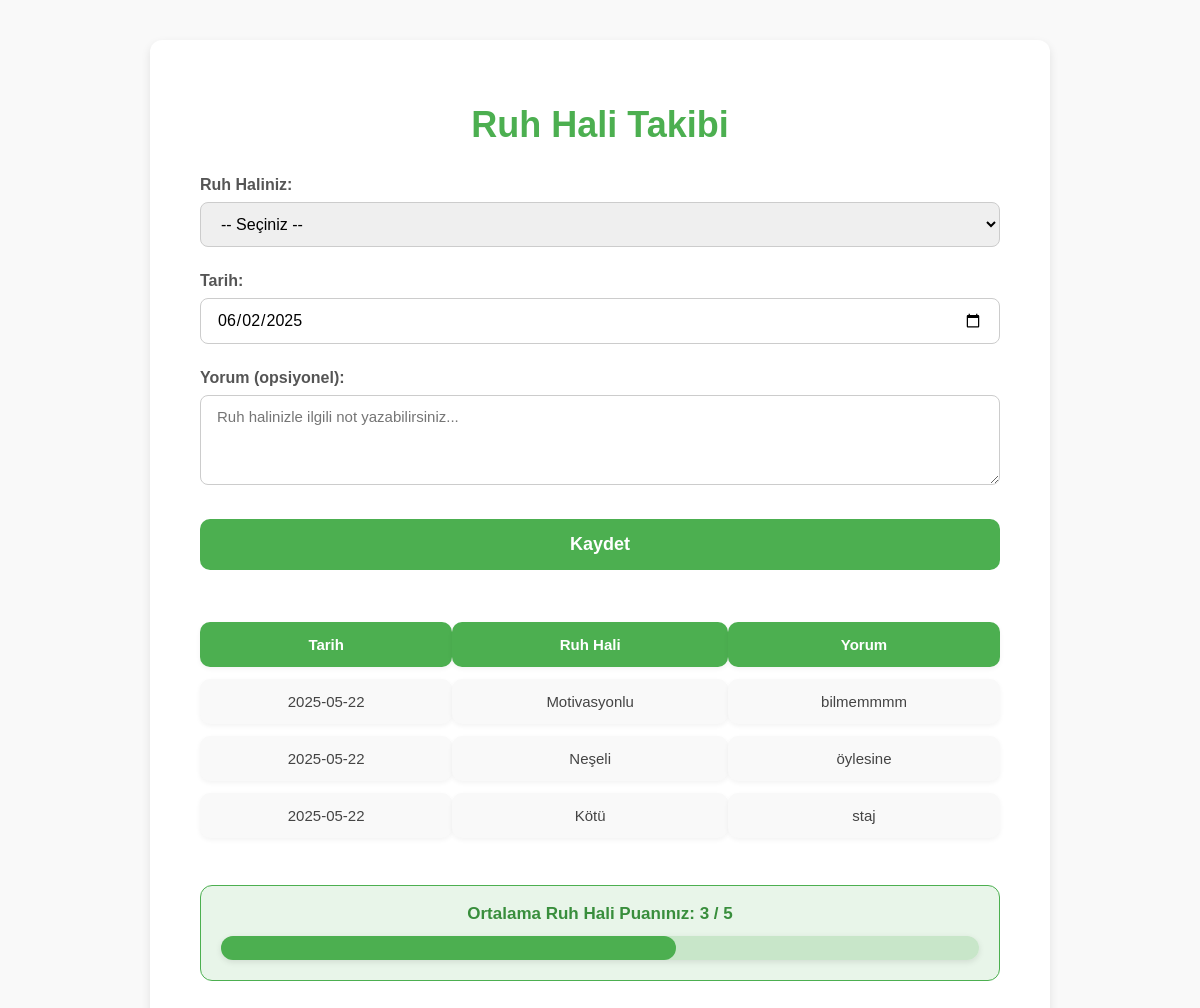
/pages/ruh_takibi.php, run on the app's committed database.
### tables this page shows
CREATE TABLE `kullanici_ruh_hali` (
  `id` int(11) NOT NULL,
  `user_id` int(11) NOT NULL,
  `ruh_hali` varchar(20) NOT NULL,
  `tarih` date NOT NULL,
  `yorum` text DEFAULT NULL,
  `created_at` timestamp NOT NULL DEFAULT current_timestamp()
);

### pages/ruh_takibi.php (the view, shortened to what this page needs)
<?php
include __DIR__ . '/../includes/connection.php';
$userId = $_SESSION['user_id'] ?? 1;
$stmt = $connection->prepare("SELECT * FROM kullanici_ruh_hali WHERE user_id = :user_id ORDER BY tarih DESC, id DESC LIMIT 30");
$stmt->execute([':user_id' => $userId]);
$ruhKayitlari = $stmt->fetchAll(PDO::FETCH_ASSOC);
$ruhPuanlari = [
    'Mutlu' => 5,
    'Neşeli' => 4,
    'Motivasyonlu' => 4,
    'Üzgün' => 2,
    'Kötü' => 1,
    'Stresli' => 1,
];
$toplamPuan = 0;
$sayac = 0;
foreach ($ruhKayitlari as $kayit) {
    if (isset($ruhPuanlari[$kayit['ruh_hali']])) {
        $toplamPuan += $ruhPuanlari[$kayit['ruh_hali']];
        $sayac++;
    }
}
$ortalamaPuan = $sayac ? round($toplamPuan / $sayac, 2) : 0;
?>
<!DOCTYPE html>
<html lang="tr">
<head>
</head>
<body>
<div class="container">
    <h1>Ruh Hali Takibi</h1>
    <form method="post" action="">
        <label for="ruh_hali">Ruh Haliniz:</label>
        <select id="ruh_hali" name="ruh_hali" required>
            <option value="">-- Seçiniz --</option>
        </select>
        <label for="tarih">Tarih:</label>
        <input type="date" id="tarih" name="tarih" value="<?=htmlspecialchars($_POST['tarih'] ?? date('Y-m-d'))?>" required>
        <label for="yorum">Yorum (opsiyonel):</label>
        <textarea id="yorum" name="yorum" placeholder="Ruh halinizle ilgili not yazabilirsiniz..."><?=htmlspecialchars($_POST['yorum'] ?? '')?></textarea>
        <button type="submit">Kaydet</button>
    </form>
    <table>
        <thead>
            <tr>
                <th>Tarih</th>
                <th>Ruh Hali</th>
                <th>Yorum</th>
            </tr>
        </thead>
        <tbody>
            <?php if ($ruhKayitlari): ?>
                <?php foreach ($ruhKayitlari as $kayit): ?>
                    <tr>
                        <td><?=htmlspecialchars($kayit['tarih'])?></td>
                        <td><?=htmlspecialchars($kayit['ruh_hali'])?></td>
                        <td><?=htmlspecialchars($kayit['yorum'])?></td>
                    </tr>
                <?php endforeach; ?>
            <?php else: ?>
                <tr><td colspan="3">Henüz kayıt yok.</td></tr>
            <?php endif; ?>
        </tbody>
    </table>
    <div class="grafik">
        Ortalama Ruh Hali Puanınız: <strong><?= $ortalamaPuan ?></strong> / 5
        <progress value="<?= $ortalamaPuan ?>" max="5"></progress>
    </div>
</div>
</body>
</html>

### pages/ruh_takibi.php (style rules this page uses)
body { margin: 0; font-family: 'Poppins', sans-serif; background: #f9f9f9; color: #333; }
.container { max-width: 900px; margin: 40px auto; background: white; border-radius: 12px; box-shadow: 0 4px 10px rgba(0,0,0,0.1); padding: 40px 50px; box-sizing: border-box; }
h1 { font-size: 36px; font-weight: 700; color: #4CAF50; text-align: center; margin-bottom: 30px; }
form label { display: block; margin-bottom: 8px; font-weight: 600; font-size: 16px; color: #555; margin-top: 25px; }
select, input[type="date"], textarea { width: 100%; padding: 12px 16px; border-radius: 8px; border: 1.5px solid #ccc; font-size: 16px; font-family: inherit; box-sizing: border-box; transition: border-color 0.3s ease; }
textarea { min-height: 90px; resize: vertical; font-size: 15px; }
button { margin-top: 30px; width: 100%; padding: 15px; background: #4CAF50; border: none; border-radius: 10px; color: white; font-weight: 700; font-size: 18px; cursor: pointer; transition: background 0.3s ease; }
table { width: 100%; margin-top: 40px; border-collapse: separate; border-spacing: 0 12px; font-size: 15px; }
th, td { padding: 14px 20px; background: #f9f9f9; color: #444; text-align: center; border-radius: 10px; box-shadow: 0 2px 5px rgba(0,0,0,0.05); vertical-align: middle; }
th { background: #4CAF50; color: white; font-weight: 600; }
.grafik { margin-top: 35px; padding: 18px 20px; border-radius: 12px; background: #e8f5e9; border: 1.5px solid #4caf50; font-weight: 600; color: #388e3c; text-align: center; font-size: 17px; }
progress { width: 100%; height: 24px; border-radius: 12px; margin-top: 12px; appearance: none; -webkit-appearance: none; box-shadow: 0 2px 6px rgba(0,0,0,0.1); }

### data on the page
kullanici_ruh_hali: tarih "2025-05-22", ruh_hali "Motivasyonlu", yorum "bilmemmmm"
kullanici_ruh_hali: tarih "2025-05-22", ruh_hali "Neşeli", yorum "öylesine"
kullanici_ruh_hali: tarih "2025-05-22", ruh_hali "Kötü", yorum "staj"

### other printed values
$ortalamaPuan "3"
